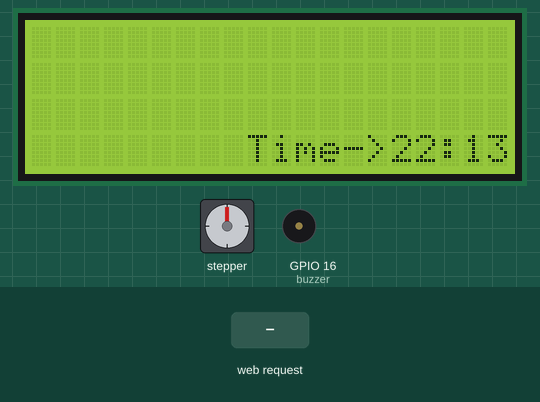
The sketch below on a simulated ESP32. Shown: 20×4 character LCD, stepper motor, buzzer (waves = sounding). The test bench sets the inputs (shaded band). WiFi joins after 1.5 s; servers stay silent unless stated; the local clock reads 2024-03-15 10:24:30 at power-on unless the sketch sets it; stepper angles assume 256 steps per turn; what the sketch prints to the serial monitor is not drawn.

Above: at 3.2 s.
3.3 s: HTTP request GET /trigger?variable=1 received
Timing chart, 0 to 111.2 s (numbered marks = the images above; inputs shaded):
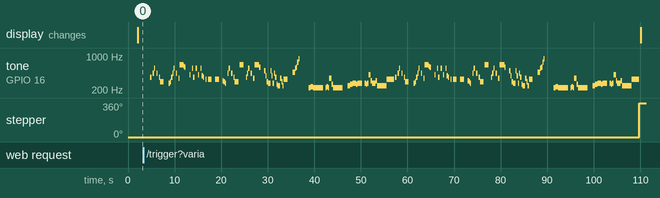

Measured:
- after the input at 3.3 s, tone on GPIO 16 (buzzer): plays 370 Hz for 0.26 s, 440 Hz for 0.26 s, 554 Hz for 0.26 s, 440 Hz for 0.26 s, 370 Hz for 0.26 s, 294 Hz for 0.79 s … (172 notes in this stretch), starting after 1.5 s; stepper: turns 360° clockwise, starting after 106 s

The sketch:

MainCode.ino
```cpp
#include <Stepper.h>
#include <LiquidCrystal_I2C.h>
#include <Wire.h>
#include <RTClib.h>

#include <ESPAsyncWebSrv.h>
#include <WiFi.h>
#include <HTTPClient.h>

//#include <DS3231.h>
//#include <SPI.h>

LiquidCrystal_I2C lcd(0x3F, 20, 4);  // set the LCD address to 0x3F for a 16 chars and 2 line display
RTC_DS3231 rtc;

const char* ssid = "Tiago's Galaxy Z Fold5";
const char* password = "ossmurfs";

// Define the number of steps per revolution
const int stepsPerRevolution = 256;
// Create a Stepper object
Stepper myStepper(stepsPerRevolution, 27, 26, 25, 33);

int buzzer = 16;

extern void lcdpilha();
extern void motor();
extern void speaker();

AsyncWebServer server(80);

void setup() {

  Serial.begin(9600);

  comecarLcd();

  WiFi.begin(ssid, password);
  while (WiFi.status() != WL_CONNECTED) {
    delay(1000);
    Serial.println("Connecting to WiFi...");
  }
  Serial.println("Connected to WiFi");

  if (WiFi.status() == WL_CONNECTED) {
    Serial.println("");
    Serial.print("IP address: "), Serial.println(WiFi.localIP());
  }
  server.on("/trigger", HTTP_GET, [](AsyncWebServerRequest* request) {
    String variableValue;
    if (request->hasParam("variable")) {
      variableValue = request->getParam("variable")->value();
      Serial.print("Received variable value: ");
      Serial.println(variableValue);

      Serial.println("Rotacao começada");
      motor();
      speaker();
      Serial.println("Rotacao completa");
    }
    request->send(200, "text/plain", "Variavel recebida: " + variableValue);
  });
  server.begin();
}

void loop() {
  updateLcd();
}
```

DC_Motor.ino
```cpp
void motor();
void motor() {
  // Set the speed (adjust as needed)
  myStepper.setSpeed(60);
  rotateStepper();
  delay(500);
}

void rotateStepper() {
  // Step sequence to make one full rotation
  myStepper.step(stepsPerRevolution);
}
```

Speaker_notifcation.ino
```cpp
/*
 https://www.youtube.com/watch?v=OkKiIxOo28g
*/


#define NOTE_B0 31
#define NOTE_C1 33
#define NOTE_CS1 35
#define NOTE_D1 37
#define NOTE_DS1 39
#define NOTE_E1 41
#define NOTE_F1 44
#define NOTE_FS1 46
#define NOTE_G1 49
#define NOTE_GS1 52
#define NOTE_A1 55
#define NOTE_AS1 58
#define NOTE_B1 62
#define NOTE_C2 65
#define NOTE_CS2 69
#define NOTE_D2 73
#define NOTE_DS2 78
#define NOTE_E2 82
#define NOTE_F2 87
#define NOTE_FS2 93
#define NOTE_G2 98
#define NOTE_GS2 104
#define NOTE_A2 110
#define NOTE_AS2 117
#define NOTE_B2 123
#define NOTE_C3 131
#define NOTE_CS3 139
#define NOTE_D3 147
#define NOTE_DS3 156
#define NOTE_E3 165
#define NOTE_F3 175
#define NOTE_FS3 185
#define NOTE_G3 196
#define NOTE_GS3 208
#define NOTE_A3 220
#define NOTE_AS3 233
#define NOTE_B3 247
#define NOTE_C4 262
#define NOTE_CS4 277
#define NOTE_D4 294
#define NOTE_DS4 311
#define NOTE_E4 330
#define NOTE_F4 349
#define NOTE_FS4 370
#define NOTE_G4 392
#define NOTE_GS4 415
#define NOTE_A4 440
#define NOTE_AS4 466
#define NOTE_B4 494
#define NOTE_C5 523
#define NOTE_CS5 554
#define NOTE_D5 587
#define NOTE_DS5 622
#define NOTE_E5 659
#define NOTE_F5 698
#define NOTE_FS5 740
#define NOTE_G5 784
#define NOTE_GS5 831
#define NOTE_A5 880
#define NOTE_AS5 932
#define NOTE_B5 988
#define NOTE_C6 1047
#define NOTE_CS6 1109
#define NOTE_D6 1175
#define NOTE_DS6 1245
#define NOTE_E6 1319
#define NOTE_F6 1397
#define NOTE_FS6 1480
#define NOTE_G6 1568
#define NOTE_GS6 1661
#define NOTE_A6 1760
#define NOTE_AS6 1865
#define NOTE_B6 1976
#define NOTE_C7 2093
#define NOTE_CS7 2217
#define NOTE_D7 2349
#define NOTE_DS7 2489
#define NOTE_E7 2637
#define NOTE_F7 2794
#define NOTE_FS7 2960
#define NOTE_G7 3136
#define NOTE_GS7 3322
#define NOTE_A7 3520
#define NOTE_AS7 3729
#define NOTE_B7 3951
#define NOTE_C8 4186
#define NOTE_CS8 4435
#define NOTE_D8 4699
#define NOTE_DS8 4978
#define REST 0


// change this to make the song slower or faster
int tempo = 114;

// change this to whichever pin you want to use


// notes of the moledy followed by the duration.
// a 4 means a quarter note, 8 an eighteenth , 16 sixteenth, so on
// !!negative numbers are used to represent dotted notes,
// so -4 means a dotted quarter note, that is, a quarter plus an eighteenth!!
int melody[] = {

  // Mii Channel theme
  // Score available at https://musescore.com/user/16403456/scores/4984153
  // Uploaded by Catalina Andrade

  NOTE_FS4, 8, REST, 8, NOTE_A4, 8, NOTE_CS5, 8, REST, 8, NOTE_A4, 8, REST, 8, NOTE_FS4, 8,  //1
  NOTE_D4, 8, NOTE_D4, 8, NOTE_D4, 8, REST, 8, REST, 4, REST, 8, NOTE_CS4, 8,
  NOTE_D4, 8, NOTE_FS4, 8, NOTE_A4, 8, NOTE_CS5, 8, REST, 8, NOTE_A4, 8, REST, 8, NOTE_F4, 8,
  NOTE_E5, -4, NOTE_DS5, 8, NOTE_D5, 8, REST, 8, REST, 4,

  NOTE_GS4, 8, REST, 8, NOTE_CS5, 8, NOTE_FS4, 8, REST, 8, NOTE_CS5, 8, REST, 8, NOTE_GS4, 8,  //5
  REST, 8, NOTE_CS5, 8, NOTE_G4, 8, NOTE_FS4, 8, REST, 8, NOTE_E4, 8, REST, 8,
  NOTE_E4, 8, NOTE_E4, 8, NOTE_E4, 8, REST, 8, REST, 4, NOTE_E4, 8, NOTE_E4, 8,
  NOTE_E4, 8, REST, 8, REST, 4, NOTE_DS4, 8, NOTE_D4, 8,

  NOTE_CS4, 8, REST, 8, NOTE_A4, 8, NOTE_CS5, 8, REST, 8, NOTE_A4, 8, REST, 8, NOTE_FS4, 8,  //9
  NOTE_D4, 8, NOTE_D4, 8, NOTE_D4, 8, REST, 8, NOTE_E5, 8, NOTE_E5, 8, NOTE_E5, 8, REST, 8,
  REST, 8, NOTE_FS4, 8, NOTE_A4, 8, NOTE_CS5, 8, REST, 8, NOTE_A4, 8, REST, 8, NOTE_F4, 8,
  NOTE_E5, 2, NOTE_D5, 8, REST, 8, REST, 4,

  NOTE_B4, 8, NOTE_G4, 8, NOTE_D4, 8, NOTE_CS4, 4, NOTE_B4, 8, NOTE_G4, 8, NOTE_CS4, 8,  //13
  NOTE_A4, 8, NOTE_FS4, 8, NOTE_C4, 8, NOTE_B3, 4, NOTE_F4, 8, NOTE_D4, 8, NOTE_B3, 8,
  NOTE_E4, 8, NOTE_E4, 8, NOTE_E4, 8, REST, 4, REST, 4, NOTE_AS4, 4,
  NOTE_CS5, 8, NOTE_D5, 8, NOTE_FS5, 8, NOTE_A5, 8, REST, 8, REST, 4,

  REST, 2, NOTE_A3, 4, NOTE_AS3, 4,  //17
  NOTE_A3, -4, NOTE_A3, 8, NOTE_A3, 2,
  REST, 4, NOTE_A3, 8, NOTE_AS3, 8, NOTE_A3, 8, NOTE_F4, 4, NOTE_C4, 8,
  NOTE_A3, -4, NOTE_A3, 8, NOTE_A3, 2,

  REST, 2, NOTE_B3, 4, NOTE_C4, 4,  //21
  NOTE_CS4, -4, NOTE_C4, 8, NOTE_CS4, 2,
  REST, 4, NOTE_CS4, 8, NOTE_C4, 8, NOTE_CS4, 8, NOTE_GS4, 4, NOTE_DS4, 8,
  NOTE_CS4, -4, NOTE_DS4, 8, NOTE_B3, 1,

  NOTE_E4, 4, NOTE_E4, 4, NOTE_E4, 4, REST, 8,  //25

  //repeats 1-25

  NOTE_FS4, 8, REST, 8, NOTE_A4, 8, NOTE_CS5, 8, REST, 8, NOTE_A4, 8, REST, 8, NOTE_FS4, 8,  //1
  NOTE_D4, 8, NOTE_D4, 8, NOTE_D4, 8, REST, 8, REST, 4, REST, 8, NOTE_CS4, 8,
  NOTE_D4, 8, NOTE_FS4, 8, NOTE_A4, 8, NOTE_CS5, 8, REST, 8, NOTE_A4, 8, REST, 8, NOTE_F4, 8,
  NOTE_E5, -4, NOTE_DS5, 8, NOTE_D5, 8, REST, 8, REST, 4,

  NOTE_GS4, 8, REST, 8, NOTE_CS5, 8, NOTE_FS4, 8, REST, 8, NOTE_CS5, 8, REST, 8, NOTE_GS4, 8,  //5
  REST, 8, NOTE_CS5, 8, NOTE_G4, 8, NOTE_FS4, 8, REST, 8, NOTE_E4, 8, REST, 8,
  NOTE_E4, 8, NOTE_E4, 8, NOTE_E4, 8, REST, 8, REST, 4, NOTE_E4, 8, NOTE_E4, 8,
  NOTE_E4, 8, REST, 8, REST, 4, NOTE_DS4, 8, NOTE_D4, 8,

  NOTE_CS4, 8, REST, 8, NOTE_A4, 8, NOTE_CS5, 8, REST, 8, NOTE_A4, 8, REST, 8, NOTE_FS4, 8,  //9
  NOTE_D4, 8, NOTE_D4, 8, NOTE_D4, 8, REST, 8, NOTE_E5, 8, NOTE_E5, 8, NOTE_E5, 8, REST, 8,
  REST, 8, NOTE_FS4, 8, NOTE_A4, 8, NOTE_CS5, 8, REST, 8, NOTE_A4, 8, REST, 8, NOTE_F4, 8,
  NOTE_E5, 2, NOTE_D5, 8, REST, 8, REST, 4,

  NOTE_B4, 8, NOTE_G4, 8, NOTE_D4, 8, NOTE_CS4, 4, NOTE_B4, 8, NOTE_G4, 8, NOTE_CS4, 8,  //13
  NOTE_A4, 8, NOTE_FS4, 8, NOTE_C4, 8, NOTE_B3, 4, NOTE_F4, 8, NOTE_D4, 8, NOTE_B3, 8,
  NOTE_E4, 8, NOTE_E4, 8, NOTE_E4, 8, REST, 4, REST, 4, NOTE_AS4, 4,
  NOTE_CS5, 8, NOTE_D5, 8, NOTE_FS5, 8, NOTE_A5, 8, REST, 8, REST, 4,

  REST, 2, NOTE_A3, 4, NOTE_AS3, 4,  //17
  NOTE_A3, -4, NOTE_A3, 8, NOTE_A3, 2,
  REST, 4, NOTE_A3, 8, NOTE_AS3, 8, NOTE_A3, 8, NOTE_F4, 4, NOTE_C4, 8,
  NOTE_A3, -4, NOTE_A3, 8, NOTE_A3, 2,

  REST, 2, NOTE_B3, 4, NOTE_C4, 4,  //21
  NOTE_CS4, -4, NOTE_C4, 8, NOTE_CS4, 2,
  REST, 4, NOTE_CS4, 8, NOTE_C4, 8, NOTE_CS4, 8, NOTE_GS4, 4, NOTE_DS4, 8,
  NOTE_CS4, -4, NOTE_DS4, 8, NOTE_B3, 1,

  NOTE_E4, 4, NOTE_E4, 4, NOTE_E4, 4, REST, 8,  //25

  //finishes with 26
  //NOTE_FS4,8, REST,8, NOTE_A4,8, NOTE_CS5,8, REST,8, NOTE_A4,8, REST,8, NOTE_FS4,8

};

// sizeof gives the number of bytes, each int value is composed of two bytes (16 bits)
// there are two values per note (pitch and duration), so for each note there are four bytes
int notes = sizeof(melody) / sizeof(melody[0]) / 2;

// this calculates the duration of a whole note in ms
int wholenote = (60000 * 4) / tempo;

int divider = 0, noteDuration = 0;
void speaker();
void speaker() {
  // iterate over the notes of the melody.
  // Remember, the array is twice the number of notes (notes + durations)
  for (int thisNote = 0; thisNote < notes * 2; thisNote = thisNote + 2) {

    // calculates the duration of each note
    divider = melody[thisNote + 1];
    if (divider > 0) {
      // regular note, just proceed
      noteDuration = (wholenote) / divider;
    } else if (divider < 0) {
      // dotted notes are represented with negative durations!!
      noteDuration = (wholenote) / abs(divider);
      noteDuration *= 1.5;  // increases the duration in half for dotted notes
    }

    // we only play the note for 90% of the duration, leaving 10% as a pause
    tone(buzzer, melody[thisNote], noteDuration * 0.9);

    // Wait for the specief duration before playing the next note.
    delay(noteDuration);

    // stop the waveform generation before the next note.
    noTone(buzzer);
  }
}
```

LCD_Display.ino
```cpp
#include <LiquidCrystal_I2C.h>
#include <RTClib.h>

/*LiquidCrystal_I2C lcd(0x3F, 20, 4);  // set the LCD address to 0x3F for a 16 chars and 2 line display
RTC_DS3231 rtc;*/

// make some custom characters:

void comecarLcd() {
  Serial.begin(115200);
  rtc.begin();
  lcd.init();
  // Make sure backlight is on
  lcd.backlight();

  rtc.adjust(DateTime(F(__DATE__), F(__TIME__)));

  // Clears the LCD screen
  lcd.clear();

  // Print a message to the lcd.
}

// Print All the custom characters
void updateLcd() {
  DateTime now = rtc.now();
  lcd.setCursor(9, 3);
  lcd.print("Time->");
  if(now.hour() < 10){
    lcd.print("0");
  }
  lcd.print(now.hour());
  lcd.print(":");
  if(now.minute() < 10){
    lcd.print("0");
  }
  lcd.print(now.minute());
  delay(1000);
}
```
